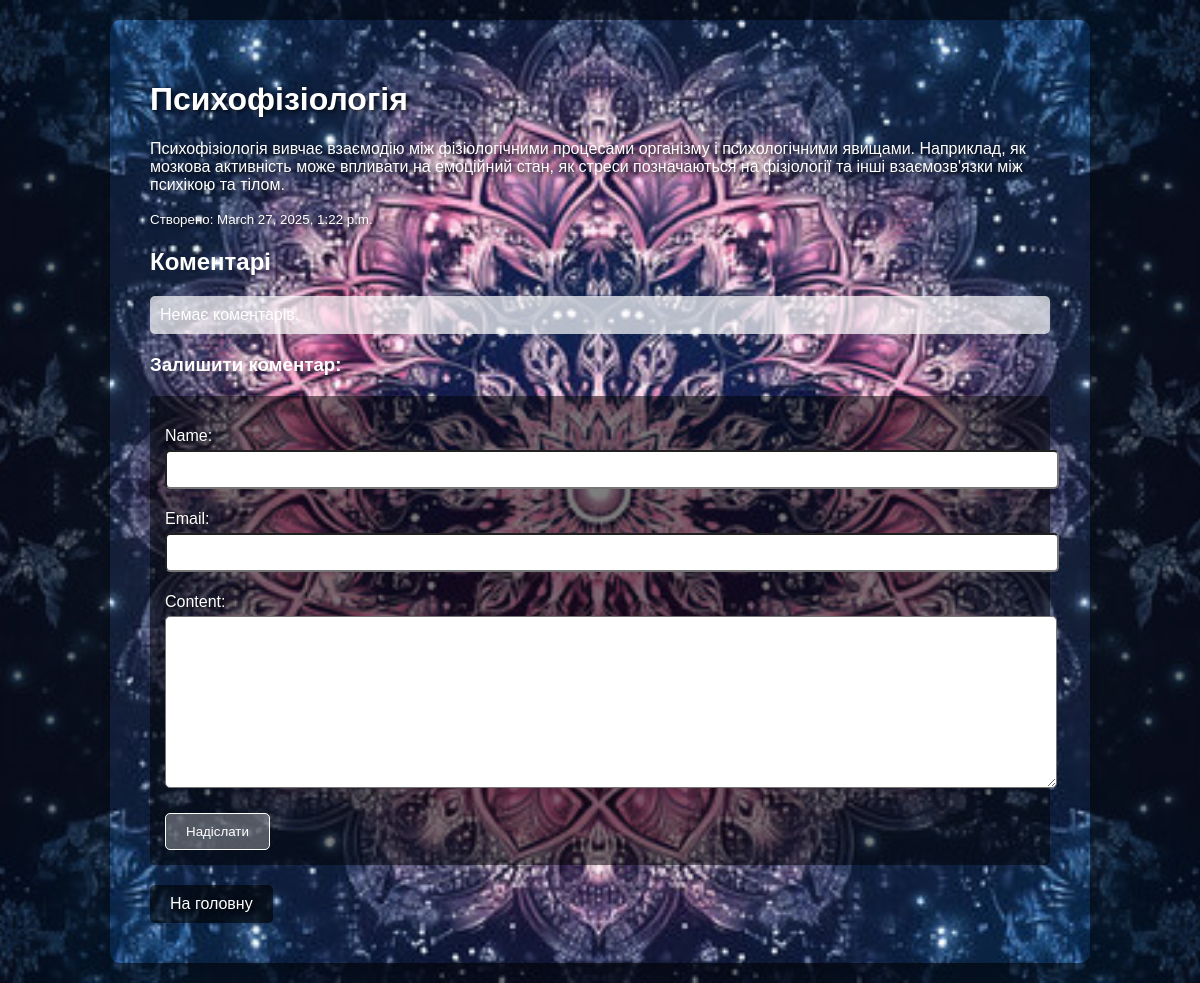
Screenshot of /post/Psychology_5/ with the database file from the repository.
### mainapp/models.py (models this page shows, shortened)
class Post(models.Model):
    title = models.CharField(max_length=200)
    slug = models.SlugField(unique=True)
    content = models.TextField()
    created_at = models.DateTimeField(auto_now_add=True)
    category = models.ForeignKey(Category, on_delete=models.SET_NULL, null=True, blank=True)  # Додаємо категорію

### mainapp/views.py (the view)
# urls.py: path('post/<slug:slug>/', views.post_detail, name='post_detail'),
def post_detail(request, slug):
    post = get_object_or_404(Post, slug=slug)
    comments = post.comments.all()  # Отримуємо всі коментарі до цієї статті
    if request.method == 'POST':
        form = CommentForm(request.POST)
        if form.is_valid():
            comment = form.save(commit=False)
            comment.post = post  # Прив'язуємо коментар до статті
            comment.save()
            return redirect('post_detail', slug=post.slug)  # Перенаправляємо назад на сторінку статті
    else:
        form = CommentForm()
    return render(request, 'mainapp/post_detail.html', {'post': post, 'comments': comments, 'form': form})

### mainapp/forms.py
class CommentForm(forms.ModelForm):
    class Meta:
        model = Comment
        fields = ['name', 'email', 'content']

### mainapp/templates/mainapp/post_detail.html (shortened to what this page needs)
{% load static %}
<!DOCTYPE html>
<html lang="en">
<head>
    <link rel="stylesheet" href="{% static 'css/styles.css' %}">
</head>
<body>
    <div class="post-container">
        <h1>{{ post.title }}</h1>
        <p>{{ post.content }}</p>
        <small>Створено: {{ post.created_at }}</small>
        <h2>Коментарі</h2>
        <ul>
            {% for comment in comments %}
                <li>
                    <strong>{{ comment.name }}</strong> ({{ comment.created_at }})
                    <p>{{ comment.content }}</p>
                </li>
            {% empty %}
                <li>Немає коментарів.</li>
            {% endfor %}
        </ul>
        <h3>Залишити коментар:</h3>
        <form method="post">
            {{ form.as_p }}
            <button type="submit">Надіслати</button>
        </form>
        <a href="/">На головну</a>
    </div>
</body>
</html>

### mainapp/static/css/styles.css (style rules this page uses)
body { background: url('/static/images/Mandala.jpg') no-repeat center center fixed; background-size: cover; position: relative; color: white; font-family: Arial, sans-serif; }
body::before { content: ""; position: fixed; top: 0; left: 0; width: 100%; height: 100%; background: rgba(0, 0, 0, 0.5); z-index: -1; }
h1, p, a { text-shadow: 2px 2px 4px rgba(0, 0, 0, 0.7); }
button { background: rgba(255, 255, 255, 0.3); color: white; border: 1px solid white; padding: 10px 20px; border-radius: 5px; cursor: pointer; transition: background 0.3s ease-in-out; }
.post-container { background: url('/static/images/Mandala.jpg') no-repeat center center fixed; background-size: cover; color: white; padding: 40px; border-radius: 10px; box-shadow: 0 4px 8px rgba(0, 0, 0, 0.2); margin: 20px; max-width: 900px; margin-left: auto; margin-right: auto; }
.post-container h1, .post-container p, .post-container small { text-shadow: 2px 2px 4px rgba(0, 0, 0, 0.7); }
.post-container ul { list-style-type: none; padding: 0; }
.post-container li { margin-bottom: 20px; padding: 10px; background: rgba(255, 255, 255, 0.7); border-radius: 5px; }
form { margin-top: 20px; padding: 15px; background: rgba(0, 0, 0, 0.5); border-radius: 5px; }
form input, form textarea { width: 100%; padding: 10px; border-radius: 5px; margin: 5px 0; }
a { color: #fff; text-decoration: none; background-color: rgba(0, 0, 0, 0.6); padding: 10px 20px; border-radius: 5px; display: inline-block; margin-top: 20px; }

### rows the page displays
Post: title "Психофізіологія", content "Психофізіологія вивчає взаємодію між фізіологічними процесами організму і психологічними явищами. Наприклад, як мозкова активність може впливати на емоційний стан, як стреси позначаються на фізіології та інші взаємозв'язки між психікою та тілом.", created_at "March 27, 2025, 1:22 p.m."
